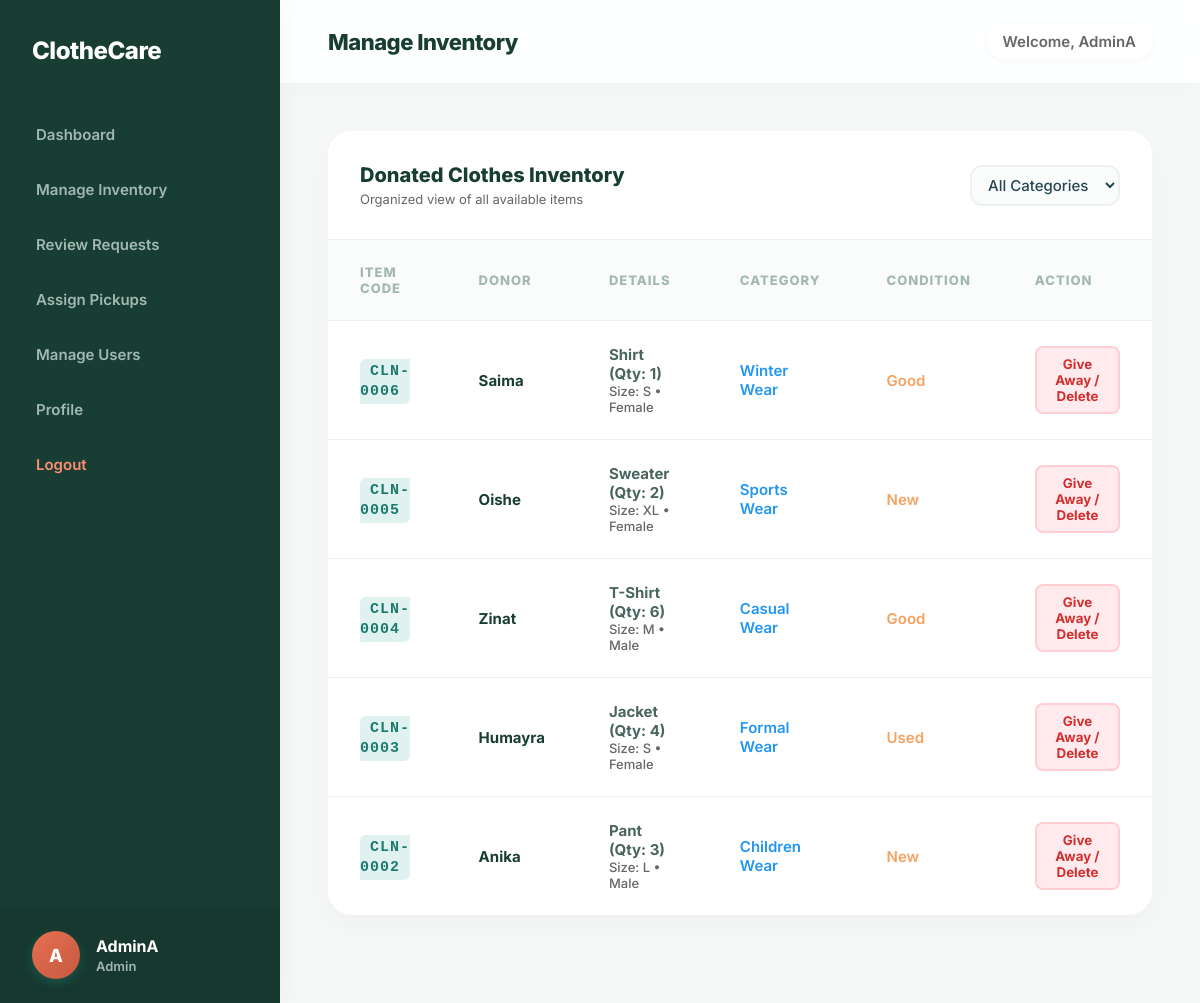
Screenshot of /admin/manage_inventory.php (signed in) with the database file from the repository.
### tables this page shows
CREATE TABLE `clothing_item` (
  `Item_Id` int(11) NOT NULL,
  `C_Quantity` int(11) DEFAULT NULL,
  `C_Size` varchar(10) DEFAULT NULL,
  `Gender_Category` varchar(20) DEFAULT NULL,
  `C_Condition` varchar(50) DEFAULT NULL,
  `C_Clothing_Type` varchar(50) DEFAULT NULL,
  `D_Id` int(11) DEFAULT NULL,
  `Cat_Id` int(11) DEFAULT NULL,
  `Cen_Id` int(11) DEFAULT NULL
);

CREATE TABLE `donor` (
  `D_Id` int(11) NOT NULL,
  `D_Name` varchar(100) DEFAULT NULL,
  `D_Password` varchar(255) DEFAULT NULL,
  `DA_Id` int(11) DEFAULT NULL
);

CREATE TABLE `category` (
  `Cat_Id` int(11) NOT NULL,
  `Cat_Name` varchar(100) DEFAULT NULL
);

### admin/manage_inventory.php (the view, shortened to what this page needs)
<?php
require_once '../config/db.php';
$user_name = $_SESSION['user_name'];
$initials = strtoupper(substr(explode(' ', $user_name)[0], 0, 1) . (isset(explode(' ', $user_name)[1]) ? substr(explode(' ', $user_name)[1], 0, 1) : ''));
$query = "
    SELECT ci.Item_Id, ci.C_Clothing_Type, ci.C_Size, ci.C_Condition, ci.C_Quantity, ci.Gender_Category, d.D_Name, c.Cat_Name
    FROM Clothing_Item ci
    LEFT JOIN Donor d ON ci.D_Id = d.D_Id
    LEFT JOIN Category c ON ci.Cat_Id = c.Cat_Id
";
$query .= " ORDER BY ci.Item_Id DESC";
$inventory = $conn->query($query);
?>
<!DOCTYPE html>
<html lang="en">
<head>
    <link rel="stylesheet" href="../css/style.css">
</head>
<body class="dashboard-body">
    <div class="sidebar">
        <div class="sidebar-brand">ClotheCare</div>
       <ul class="nav-links">
    <li><a href="dashboard_admin.php">Dashboard</a></li>
    <li><a href="manage_inventory.php">Manage Inventory</a></li>
    <li><a href="admin_requests.php">Review Requests</a></li>
    <li><a href="admin_pickups.php">Assign Pickups</a></li>
    <li><a href="manage_users.php">Manage Users</a></li>
    <li><a href="profile_admin.php">Profile</a></li>
    <li><a href="../auth/logout.php" class="logout-link">Logout</a></li>
</ul>
        <div class="sidebar-profile">
            <div class="profile-avatar" style="background: linear-gradient(135deg, #E76F51 0%, #c45a40 100%);"><?php echo $initials; ?></div>
            <div class="profile-info">
                <span class="profile-name"><?php echo htmlspecialchars($user_name); ?></span>
                <span class="profile-role">Admin</span>
            </div>
        </div>
    </div>
    <div class="main-content">
        <div class="topbar">
            <div class="page-title">Manage Inventory</div>
            <div class="topbar-user">Welcome, <?php echo htmlspecialchars($user_name); ?></div>
        </div>
        <div class="content-wrapper">
            <div class="table-container">
                <div class="table-header" style="flex-wrap: wrap; gap: 16px;">
                    <div>
                        <h3 style="margin-bottom: 4px;">Donated Clothes Inventory</h3>
                        <div style="color: #666; font-size: 13px;">Organized view of all available items</div>
                    </div>
                    <form action="" method="GET" style="display: flex; gap: 8px; align-items: center;">
                        <select name="category" class="form-control" style="padding: 8px 12px; margin: 0; min-width: 150px;" onchange="this.form.submit()">
                            <option value="">All Categories</option>
                        </select>
                    </form>
                </div>
                <table>
                    <thead>
                        <tr>
                            <th>Item Code</th>
                            <th>Donor</th>
                            <th>Details</th>
                            <th>Category</th>
                            <th>Condition</th>
                            <th>Action</th>
                        </tr>
                    </thead>
                    <tbody>
                        <?php while($row = $inventory->fetch_assoc()): ?>
                        <tr>
                            <td>
                                <span style="background: #e0f2f0; color: #1e7a6f; padding: 4px 10px; border-radius: 6px; font-weight: 800; font-family: monospace; letter-spacing: 1px;">
                                    CLN-<?php echo str_pad($row['Item_Id'], 4, '0', STR_PAD_LEFT); ?>
                                </span>
                            </td>
                            <td style="font-weight: 700; color: #183e33;"><?php echo htmlspecialchars($row['D_Name'] ?? 'Unknown'); ?></td>
                            <td>
                                <div style="font-weight: 700;"><?php echo htmlspecialchars($row['C_Clothing_Type']); ?> (Qty: <?php echo htmlspecialchars($row['C_Quantity']); ?>)</div>
                                <div style="font-size: 13px; color: #666;">Size: <?php echo htmlspecialchars($row['C_Size']); ?> • <?php echo htmlspecialchars($row['Gender_Category']); ?></div>
                            </td>
                            <td style="font-weight: 600; color: #2196F3;"><?php echo htmlspecialchars($row['Cat_Name'] ?? 'N/A'); ?></td>
                            <td style="font-weight: 600; color: #F4A261;"><?php echo htmlspecialchars($row['C_Condition']); ?></td>
                            <td>
                                <button type="button" class="btn-danger" onclick="openDeleteModal(<?php echo $row['Item_Id']; ?>)">Give Away / Delete</button>
                            </td>
                        </tr>
                        <?php endwhile; ?>
                    </tbody>
                </table>
            </div>
        </div>
    </div>
</body>
</html>

### css/style.css (style rules this page uses)
* { box-sizing: border-box; margin: 0; padding: 0; font-family: 'Inter', -apple-system, BlinkMacSystemFont, "Segoe UI", Roboto, Helvetica, Arial, sans-serif; -webkit-font-smoothing: antialiased; -moz-osx-font-smoothing: grayscale; }
.form-control { width: 100%; padding: 14px; border: 2px solid #edf2f0; background: #fafcfb; border-radius: 12px; font-size: 15px; color: #264653; outline: none; transition: all 0.3s ease; font-weight: 500; }
.btn-danger { padding: 8px 16px; background: #ffebee; border: 2px solid #ffcdd2; border-radius: 8px; color: #d32f2f; font-weight: 700; cursor: pointer; transition: all 0.3s ease; }
body.dashboard-body { background: #f5f8f7; display: flex; height: 100vh; overflow: hidden; }
.sidebar { width: 280px; background: #183e33; color: #ffffff; display: flex; flex-direction: column; transition: all 0.3s ease; box-shadow: 4px 0 24px rgba(0,0,0,0.04); z-index: 20; }
.sidebar-brand { padding: 36px 32px; font-size: 24px; font-weight: 800; letter-spacing: -0.5px; }
.nav-links { list-style: none; padding: 10px 16px; flex: 1; overflow-y: auto; }
.nav-links li { margin-bottom: 8px; }
.nav-links a { display: block; padding: 14px 20px; color: #a3b8b2; text-decoration: none; border-radius: 12px; font-weight: 600; font-size: 15px; transition: all 0.3s ease; }
.logout-link { color: #ff8b73 !important; }
.sidebar-profile { padding: 24px 32px; background: rgba(0,0,0,0.1); display: flex; align-items: center; gap: 16px; }
.profile-avatar { width: 48px; height: 48px; background: linear-gradient(135deg, #2A9D8F 0%, #1c7a6e 100%); border-radius: 50%; display: flex; align-items: center; justify-content: center; font-weight: 800; font-size: 18px; box-shadow: 0 4px 12px rgba(42, 157, 143, 0.3); }
.profile-info { display: flex; flex-direction: column; }
.profile-name { font-size: 16px; font-weight: 700; }
.profile-role { font-size: 13px; color: #a3b8b2; font-weight: 600; margin-top: 2px; }
.main-content { flex: 1; display: flex; flex-direction: column; overflow-y: auto; scroll-behavior: smooth; }
.topbar { background: rgba(255, 255, 255, 0.9); backdrop-filter: blur(10px); padding: 24px 48px; display: flex; justify-content: space-between; align-items: center; position: sticky; top: 0; z-index: 10; box-shadow: 0 4px 20px rgba(0,0,0,0.02); }
.page-title { font-size: 22px; font-weight: 800; color: #183e33; letter-spacing: -0.5px; }
.topbar-user { font-size: 15px; font-weight: 600; color: #666; background: #ffffff; padding: 8px 16px; border-radius: 20px; box-shadow: 0 2px 8px rgba(0,0,0,0.04); }
.content-wrapper { padding: 48px; max-width: 1200px; margin: 0 auto; width: 100%; }
.table-container { background: #ffffff; border-radius: 24px; overflow: hidden; margin-bottom: 40px; box-shadow: 0 10px 30px rgba(0,0,0,0.03); }
.table-header { padding: 32px; border-bottom: 1px solid #edf2f0; display: flex; justify-content: space-between; align-items: center; background: #ffffff; }
.table-header h3 { font-size: 20px; font-weight: 800; color: #183e33; }
table { width: 100%; border-collapse: collapse; }
th, td { padding: 24px 32px; text-align: left; font-size: 15px; border-bottom: 1px solid #edf2f0; font-weight: 500; color: #4a655f; }
th { font-size: 13px; color: #a3b8b2; font-weight: 800; text-transform: uppercase; background: #fafcfb; letter-spacing: 1px; }
tr:last-child td { border-bottom: none; }

### rows the page displays
clothing_item: Item_Id "0006", D_Id.D_Name "Saima", C_Clothing_Type "Shirt", C_Quantity "1", C_Size "S", Gender_Category "Female", Cat_Id.Cat_Name "Winter Wear", C_Condition "Good"
clothing_item: Item_Id "0005", D_Id.D_Name "Oishe", C_Clothing_Type "Sweater", C_Quantity "2", C_Size "XL", Gender_Category "Female", Cat_Id.Cat_Name "Sports Wear", C_Condition "New"
clothing_item: Item_Id "0004", D_Id.D_Name "Zinat", C_Clothing_Type "T-Shirt", C_Quantity "6", C_Size "M", Gender_Category "Male", Cat_Id.Cat_Name "Casual Wear", C_Condition "Good"
clothing_item: Item_Id "0003", D_Id.D_Name "Humayra", C_Clothing_Type "Jacket", C_Quantity "4", C_Size "S", Gender_Category "Female", Cat_Id.Cat_Name "Formal Wear", C_Condition "Used"
clothing_item: Item_Id "0002", D_Id.D_Name "Anika", C_Clothing_Type "Pant", C_Quantity "3", C_Size "L", Gender_Category "Male", Cat_Id.Cat_Name "Children Wear", C_Condition "New"

### other values shown
$initials "A"
$user_name "AdminA"
